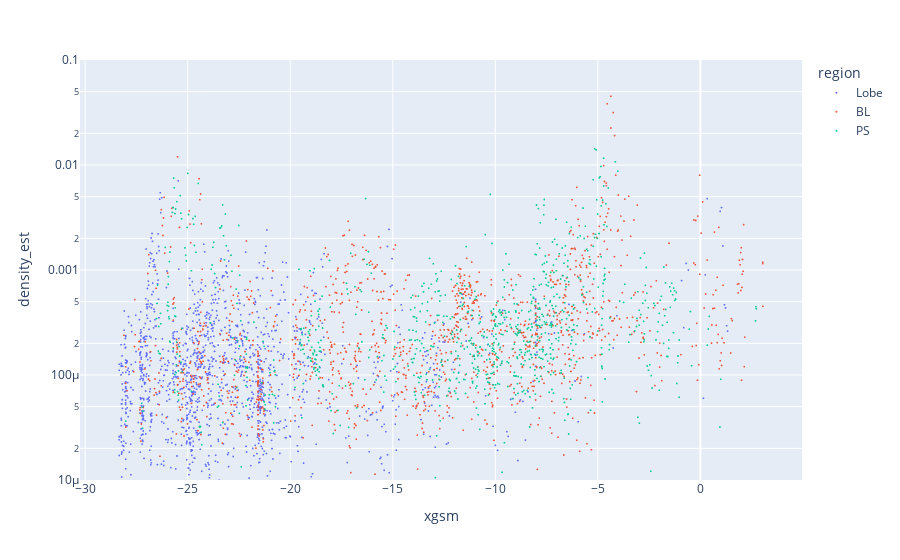

Here is the notebook cell this chart was saved with:
### Code cell
index = (agg_df.intergrated_flux > 0) & (agg_df['region'] != 'Dayside') & (abs(agg_df['ygsm']) < 20)

fig = px.scatter(agg_df.loc[index,:], x='xgsm', y='density_est', color='region', log_y=True
                , category_orders={"region":["Lobe","BL","PS"]}
#                 , trendline="ols", trendline_options=dict(log_y=True)
                )
fig.update_yaxes(range=[-5, -1])
fig.update_traces(marker=dict(size=2), selector=dict(mode='markers'))

fig.show()

### Figure 1 — Plotly figure (JSON) as saved in the notebook; plotly's stock layout.template omitted (floating-point values rounded to 4 significant figures; data arrays with more than 128 entries replaced by an {"elided": "..."} marker saying what was removed)
{"data": [{"hovertemplate": "region=Lobe<br>xgsm=%{x}<br>density_est=%{y}<extra></extra>", "legendgroup": "Lobe", "marker": {"color": "#636efa", "size": 2, "symbol": "circle"}, "mode": "markers", "name": "Lobe", "showlegend": true, "type": "scattergl", "x": {"elided": "1378 float values"}, "xaxis": "x", "y": {"elided": "1378 float values"}, "yaxis": "y"}, {"hovertemplate": "region=BL<br>xgsm=%{x}<br>density_est=%{y}<extra></extra>", "legendgroup": "BL", "marker": {"color": "#EF553B", "size": 2, "symbol": "circle"}, "mode": "markers", "name": "BL", "showlegend": true, "type": "scattergl", "x": {"elided": "1290 float values"}, "xaxis": "x", "y": {"elided": "1290 float values"}, "yaxis": "y"}, {"hovertemplate": "region=PS<br>xgsm=%{x}<br>density_est=%{y}<extra></extra>", "legendgroup": "PS", "marker": {"color": "#00cc96", "size": 2, "symbol": "circle"}, "mode": "markers", "name": "PS", "showlegend": true, "type": "scattergl", "x": {"elided": "929 float values"}, "xaxis": "x", "y": {"elided": "929 float values"}, "yaxis": "y"}], "layout": {"legend": {"title": {"text": "region"}, "tracegroupgap": 0}, "margin": {"t": 60}, "xaxis": {"anchor": "y", "domain": [0, 1], "title": {"text": "xgsm"}}, "yaxis": {"anchor": "x", "domain": [0, 1], "range": [-5, -1], "title": {"text": "density_est"}, "type": "log"}}}
